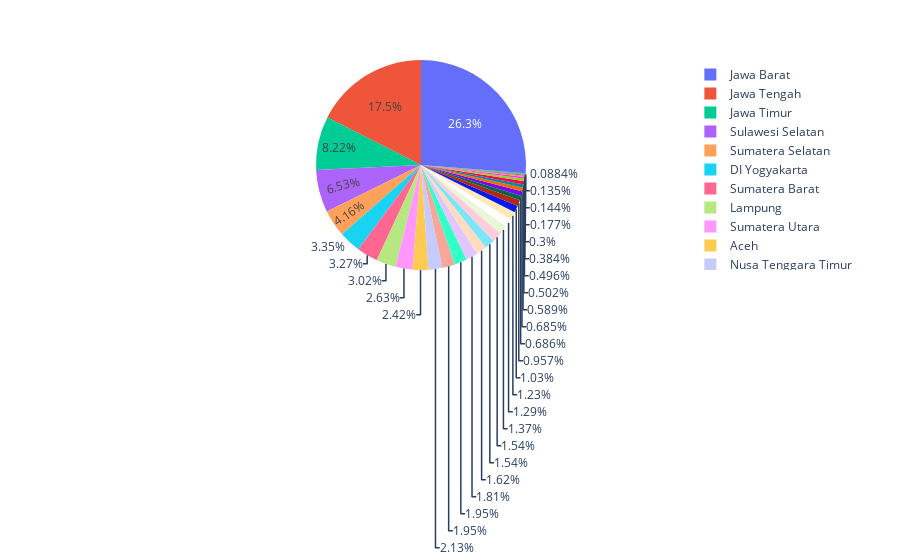

The notebook cell this image was saved under:
### Code cell
pipin = pd.DataFrame(pin.groupby('NamaProvinsi')['Jumlah'].agg('sum'))
px.pie(values = pipin.Jumlah, names = pipin.index)

### Figure 1 — Plotly figure (JSON) as saved in the notebook; plotly's stock layout.template omitted (floating-point values rounded to 4 significant figures)
{"data": [{"domain": {"x": [0, 1], "y": [0, 1]}, "hovertemplate": "label=%{label}<br>value=%{value}<extra></extra>", "labels": ["Aceh", "Bali", "Banten", "Bengkulu", "DI Yogyakarta", "DKI Jakarta", "Gorontalo", "Jambi", "Jawa Barat", "Jawa Tengah", "Jawa Timur", "Kalimantan Barat", "Kalimantan Selatan", "Kalimantan Tengah", "Kalimantan Timur", "Kepulauan Bangka Belitung", "Kepulauan Riau", "Lampung", "Maluku", "Maluku Utara", "Nusa Tenggara Barat", "Nusa Tenggara Timur", "Papua", "Papua Barat", "Riau", "Sulawesi Barat", "Sulawesi Selatan", "Sulawesi Tengah", "Sulawesi Tenggara", "Sulawesi Utara", "Sumatera Barat", "Sumatera Selatan", "Sumatera Utara"], "legendgroup": "", "name": "", "showlegend": true, "type": "pie", "values": [736499, 313281, 469108, 152941, 1022353, 43920, 91575, 373343, 8003393, 5341299, 2506203, 393312, 208763, 291593, 595749, 26927, 116986, 919329, 151061, 53971, 417179, 649416, 179393, 41073, 553098, 494786, 1991605, 469223, 593110, 208925, 996394, 1268780, 801757]}], "layout": {"legend": {"tracegroupgap": 0}, "margin": {"t": 60}}}
